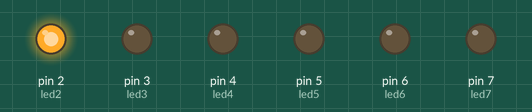
Recording of a sketch running on a simulated Arduino Uno, built with avr-gcc and run on an emulated ATmega328P. Parts: output pins drawn as LEDs (lit = HIGH).

Above: at 0.2 s.
At 0.6 s:
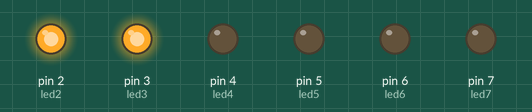
At 1.4 s:
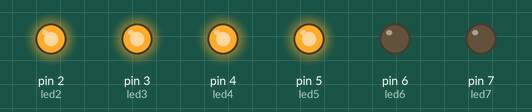
At 2.5 s:
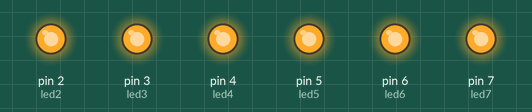
At 4.0 s:
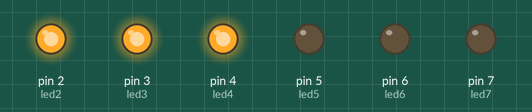
At 5.5 s:
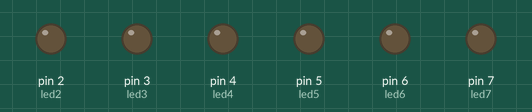
Timing chart, 0 to 7.8 s (numbered marks = the images above):
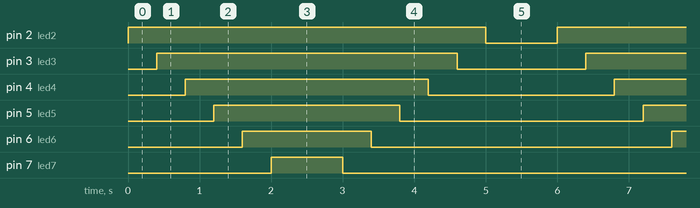

Measured:
- by itself, pin 2 (led2): alternates HIGH for 5.0 s and LOW for 1.0 s
- by itself, pin 3 (led3): alternates HIGH for 4.2 s and LOW for 1.8 s
- by itself, pin 4 (led4): alternates HIGH for 3.4 s and LOW for 2.6 s
- by itself, pin 5 (led5): alternates HIGH for 2.6 s and LOW for 3.4 s
- by itself, pin 6 (led6): alternates HIGH for 1.8 s and LOW for 4.2 s
- by itself, pin 7 (led7): alternates HIGH for 1.0 s and LOW for 5.0 s

The sketch:

ch3hw1.ino
```cpp
//第一種方式
int led2 = 2 ;
int led3 = 3 ;
int led4 = 4 ;
int led5 = 5 ;
int led6 = 6 ;
int led7 = 7 ;
void setup() {
  pinMode(led2, OUTPUT);
  pinMode(led3, OUTPUT);
  pinMode(led4, OUTPUT);
  pinMode(led5, OUTPUT);
  pinMode(led6, OUTPUT);
  pinMode(led7, OUTPUT);

}

void loop() {
  digitalWrite(led2, HIGH);
  delay(400);
  digitalWrite(led3, HIGH);
  delay(400);
  digitalWrite(led4, HIGH);
  delay(400);
  digitalWrite(led5, HIGH);
  delay(400);
  digitalWrite(led6, HIGH);
  delay(400);
  digitalWrite(led7, HIGH);
  delay(1000);
  digitalWrite(led7, LOW);
  delay(400);
  digitalWrite(led6, LOW);
  delay(400);
  digitalWrite(led5, LOW);
  delay(400);
  digitalWrite(led4, LOW);
  delay(400);
  digitalWrite(led3, LOW);
  delay(400);
  digitalWrite(led2, LOW);
  delay(1000);

}
```
